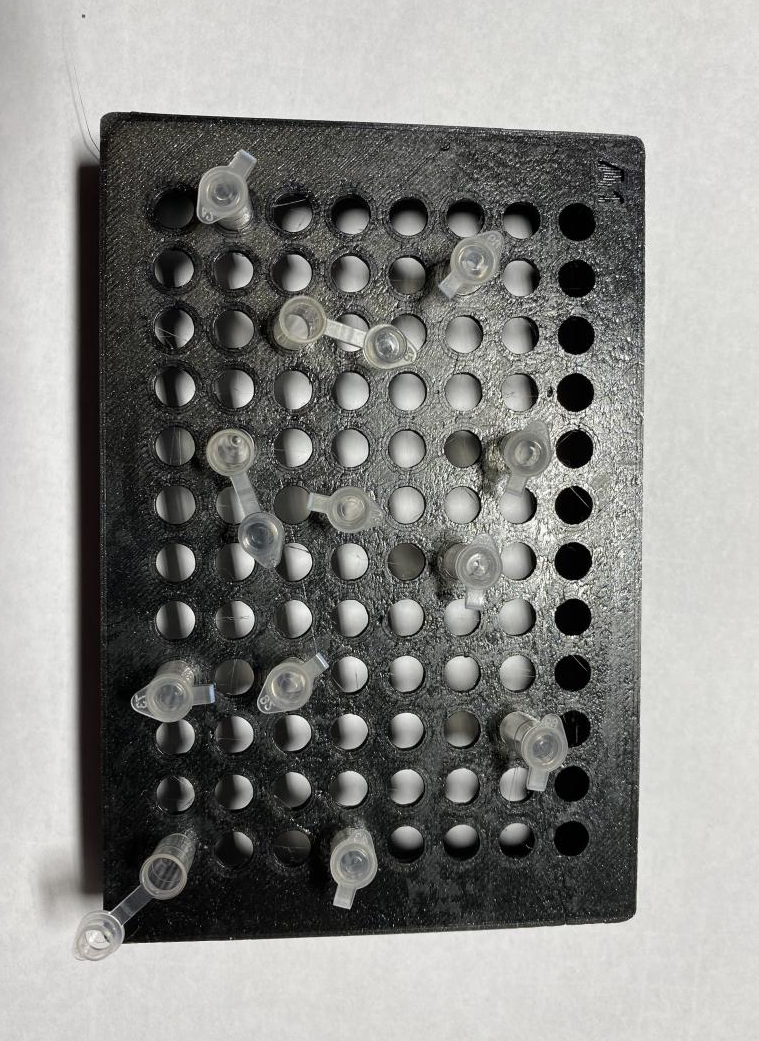
//> input picture data/1.png, 759 x 1041 px
$ ./main   (built with g++ and OpenCV 4)
//> lines starting //> are read from the running program, lines starting //| are printed output that depends on the picture
### aio/main.h
#ifndef OPENCV_PLAYGROUND_MAIN_H
#define OPENCV_PLAYGROUND_MAIN_H

#endif //OPENCV_PLAYGROUND_MAIN_H

### aio/main.cpp
#include "main.h"
#include <iostream>
#include <string>
#include <sstream>
#include <cmath>
#include <memory>

using namespace std;

// OpenCV includes
#include <opencv2/core/utility.hpp>
#include <opencv2/imgproc.hpp>
#include <opencv2/highgui.hpp>

using namespace cv;

Mat calculate_light_pattern(Mat img) {
    Mat pattern;
    cv::blur(img, pattern, cv::Size(img.cols/3, img.cols/3));
    return pattern;
}

Mat remove_light(Mat img, Mat pattern) {
    Mat img32, pattern32;
    img.convertTo(img32, CV_32F);
    pattern.convertTo(pattern32, CV_32F);

    if ((pattern32.rows != img32.rows) || (pattern32.cols != img32.cols)) {
        auto w = img32.cols;
        auto h = img32.rows;
        Mat out;
        cv::resize(pattern32, out, Size(w, h),0,0, cv::INTER_LINEAR);
        Mat aux = 1 - (img32 / out);
        aux.convertTo(aux, CV_8U, 255);

        return aux;
    }

    Mat aux = 1 - (img32 / pattern32);
    aux.convertTo(aux, CV_8U, 255);

    return aux;
}

int main() {
    auto img = cv::imread("data/1.png");
//> img is the input picture: 1041 rows x 759 cols, CV_8UC3; mean B, G, R 135.2, 138.1, 138
    if (img.data == nullptr) {
        cout << "Error loading image " << endl;
        return 1;
    }

    auto pattern = cv::imread("data/pattern2.png");
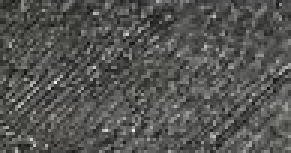
//> input picture data/pattern2.png, 97 x 51 px (shown 3 times larger)
//> pattern is the input picture: 51 rows x 97 cols, CV_8UC3; mean B, G, R 81.9, 84.7, 84.5

    Mat img_noise;
    cv::medianBlur(img, img_noise, 3);

    auto out = remove_light(img_noise, pattern);
//> in remove_light, `cv::resize(pattern32, out, Size(w, h),0,0, cv::INTER_LINEAR);`:
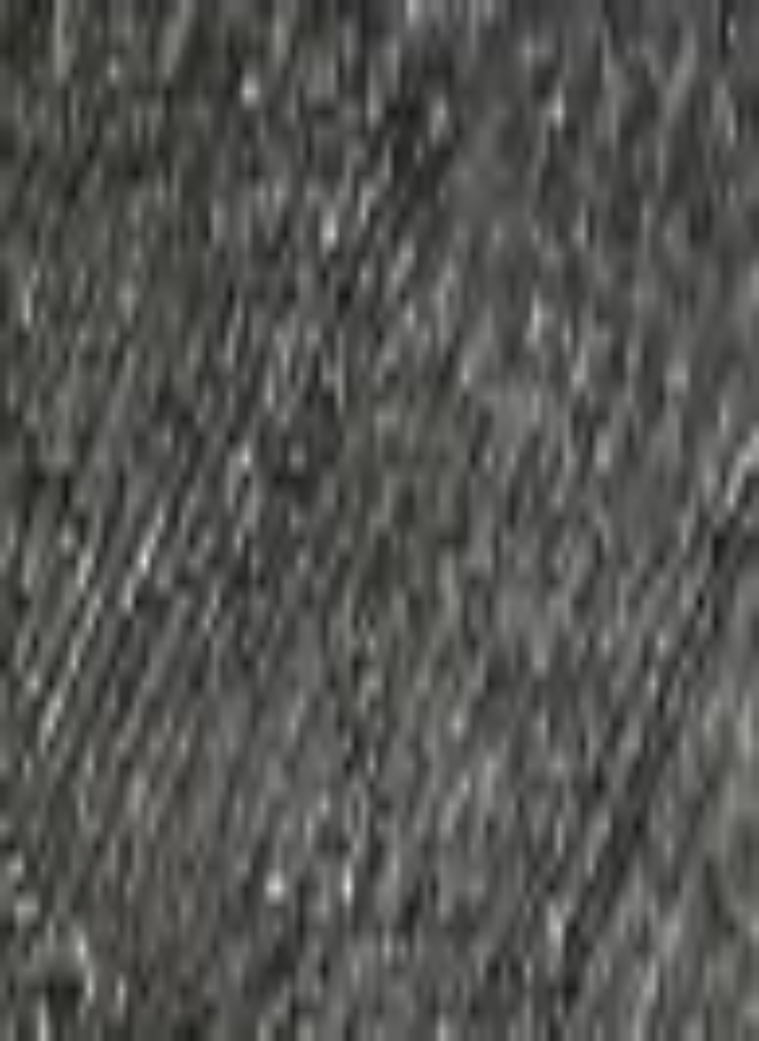
//> out: 1041 rows x 759 cols, CV_32FC3; mean B, G, R 81.9, 84.7, 84.5
//> in remove_light, `Mat aux = 1 - (img32 / out);`:
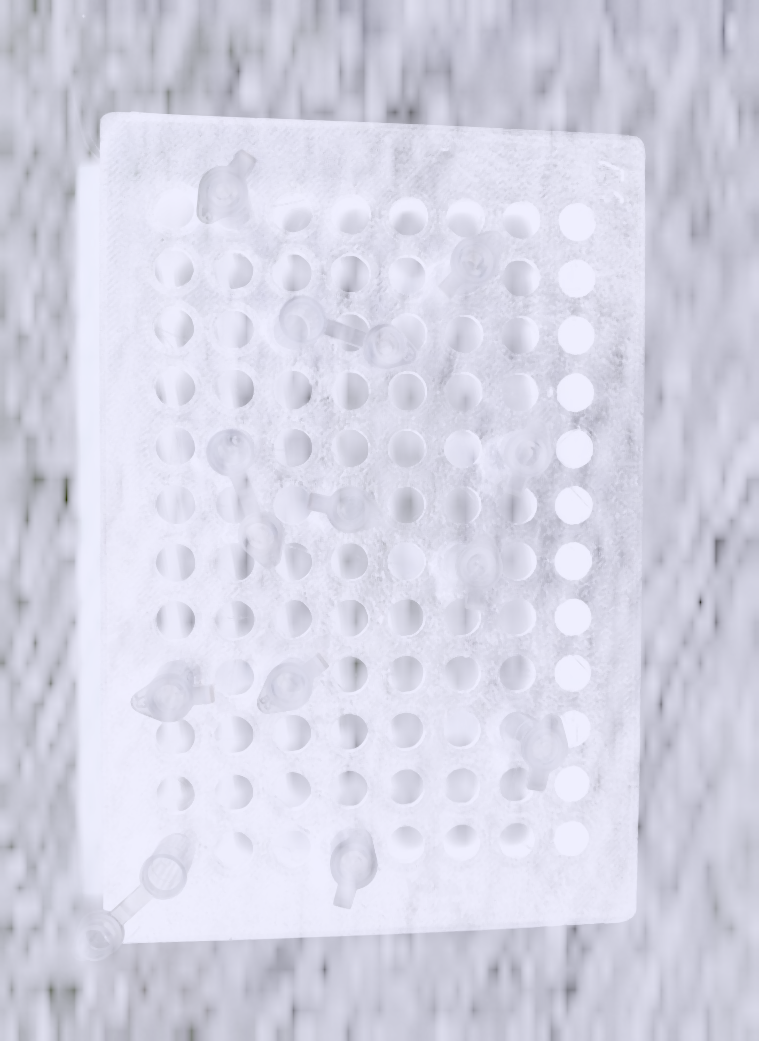
//> aux: 1041 rows x 759 cols, CV_32FC3; mean B, G, R -0.758, -1.73, -1.73; drawn with min black and max white
//> in remove_light, `aux.convertTo(aux, CV_8U, 255);`:
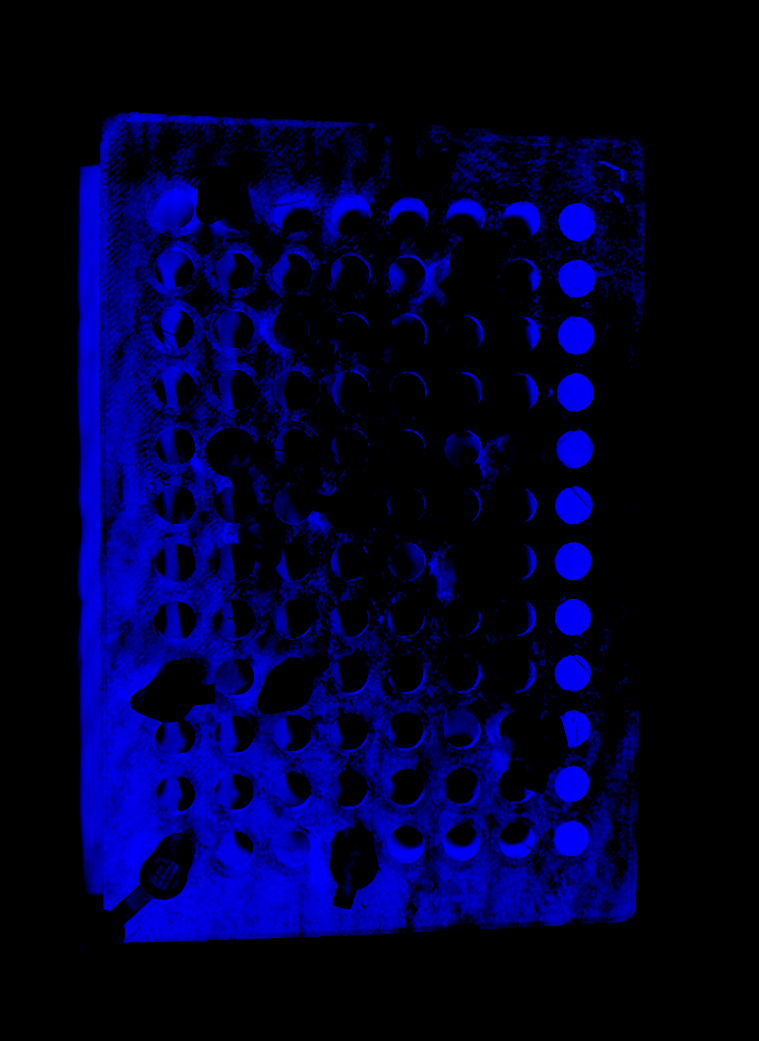
//> aux: 1041 rows x 759 cols, CV_8UC3; mean B, G, R 44.2, 0, 0
    cv::imshow("foo", out);
    cv::waitKey(0);
    cv::destroyAllWindows();

    auto lp = calculate_light_pattern(out);
//> in calculate_light_pattern, `cv::blur(img, pattern, cv::Size(img.cols/3, img.cols/3));`:
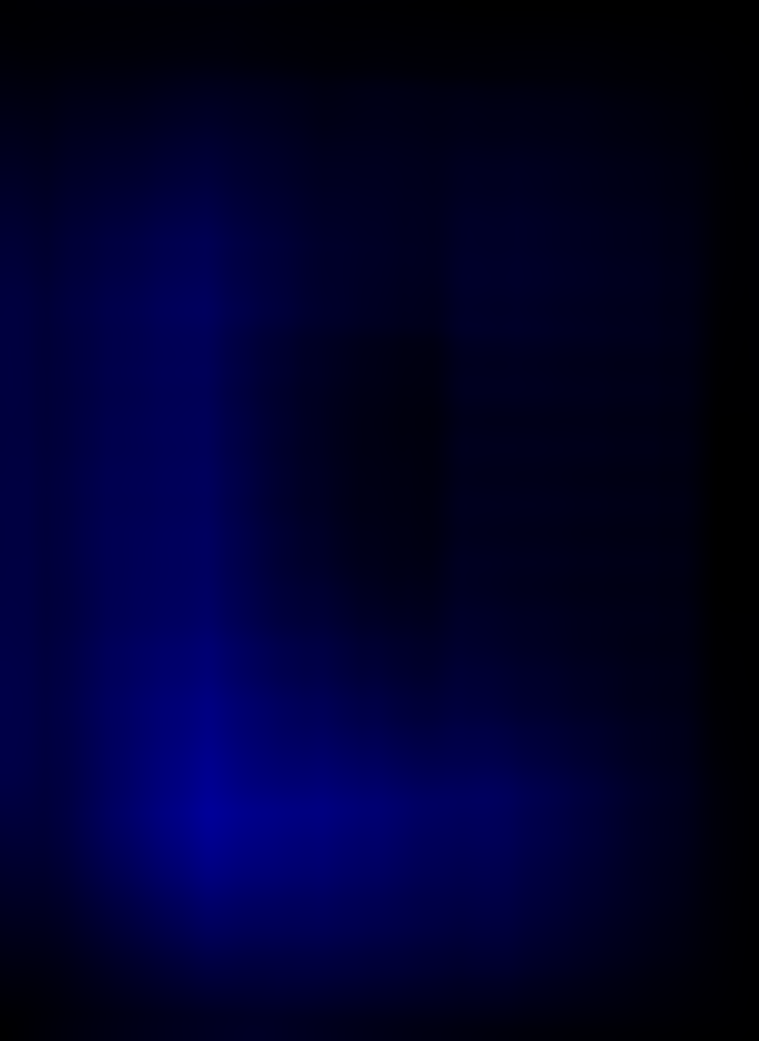
//> pattern: 1041 rows x 759 cols, CV_8UC3; mean B, G, R 44.2, 0, 0

    Mat img_thr;
    cv::threshold(img_noise, img_thr, 30, 255, THRESH_BINARY);
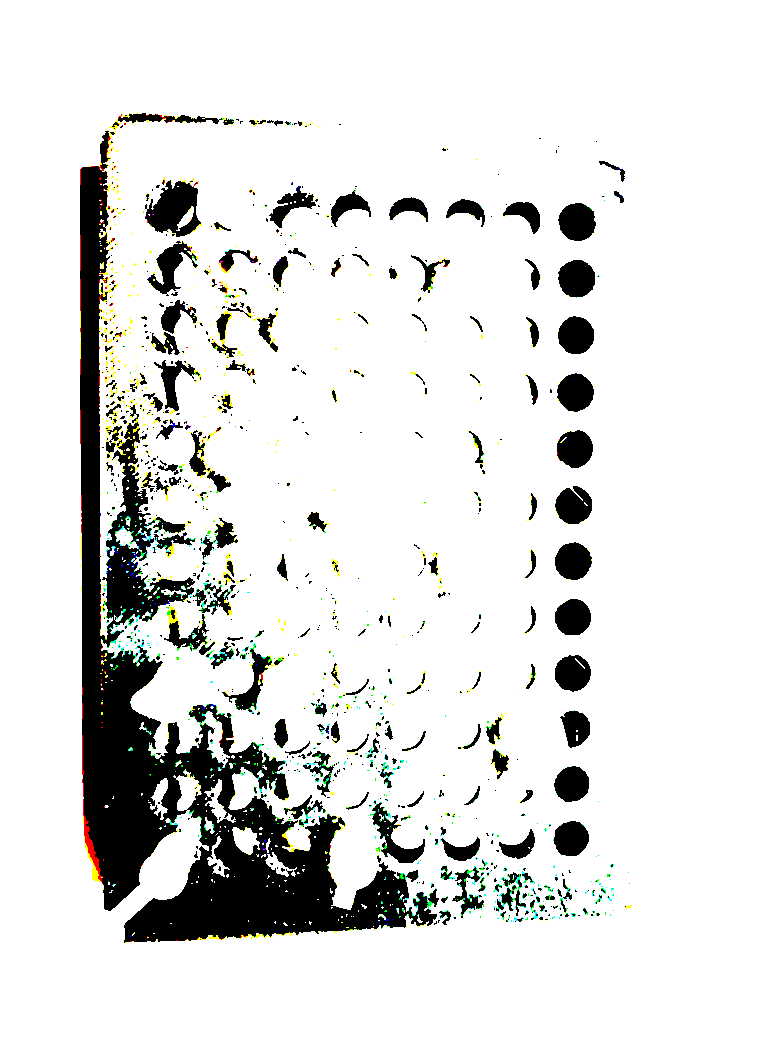
//> img_thr: 1041 rows x 759 cols, CV_8UC3; mean B, G, R 222, 223.7, 223.1

}
